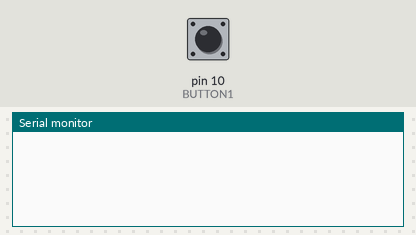
The sketch below on a simulated Arduino Uno, built with avr-gcc and run on an emulated ATmega328P. On the bench: the last lines printed to the serial monitor. The inputs (shaded band) are chosen by the test bench; at power-on: pin 10 (BUTTON1) HIGH.

Above: at 1.2 s.
1.3 s: pin 10 (BUTTON1) pulled LOW for 0.15 s
At 1.8 s:
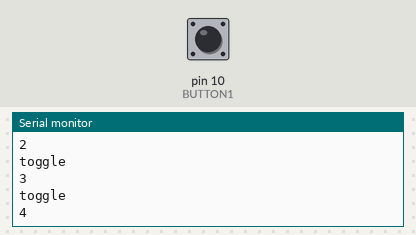
2.9 s: pin 10 (BUTTON1) pulled LOW for 1 s
At 5.1 s:
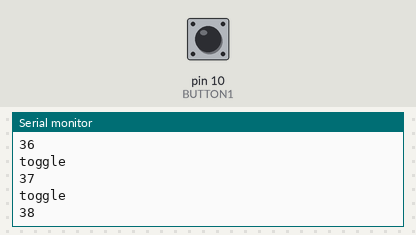
5.4 s: pin 10 (BUTTON1) pulled LOW for 0.15 s
At 6.1 s:
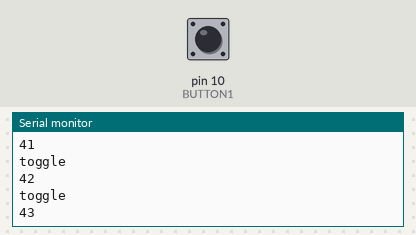
Timing chart, 0 to 8.4 s (numbered marks = the images above; inputs shaded):
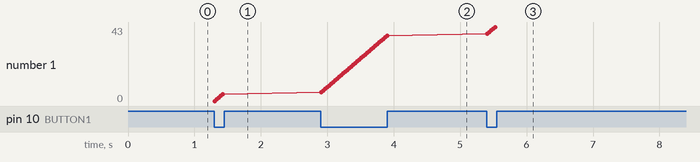

The sketch:

MountainSafetyJacket_SoftbuttonDebounce2.ino
```cpp
// toggle settings
#define BUTTON1 10 //for toggling settings
//#define THRESHOLD 10
int buttonread;
int last = HIGH;
int count = 0;

void setup() {
pinMode(BUTTON1, INPUT_PULLUP); //set toggle button sensor as input
Serial.begin(9600);
}

void loop() {

toggle();

}

void toggle()
{
  //soft button
  buttonread = digitalRead(BUTTON1);
  if(buttonread == last)
  {
    return;
  }
  else {
  Serial.println("toggle");
  Serial.println(count);
  count += 1;
  }
  delay(30);
  buttonread = last;
}
```

Measured:
- after the input at 1.3 s, the serial monitor: prints a new line at once (image 1)
- after the input at 2.9 s, the serial monitor: prints a new line at once (image 2)
- after the input at 5.4 s, the serial monitor: prints a new line at once (image 3)
- plotted number 1: 4 → 38 after the input at 2.9 s, 38 → 43 after the input at 5.4 s
